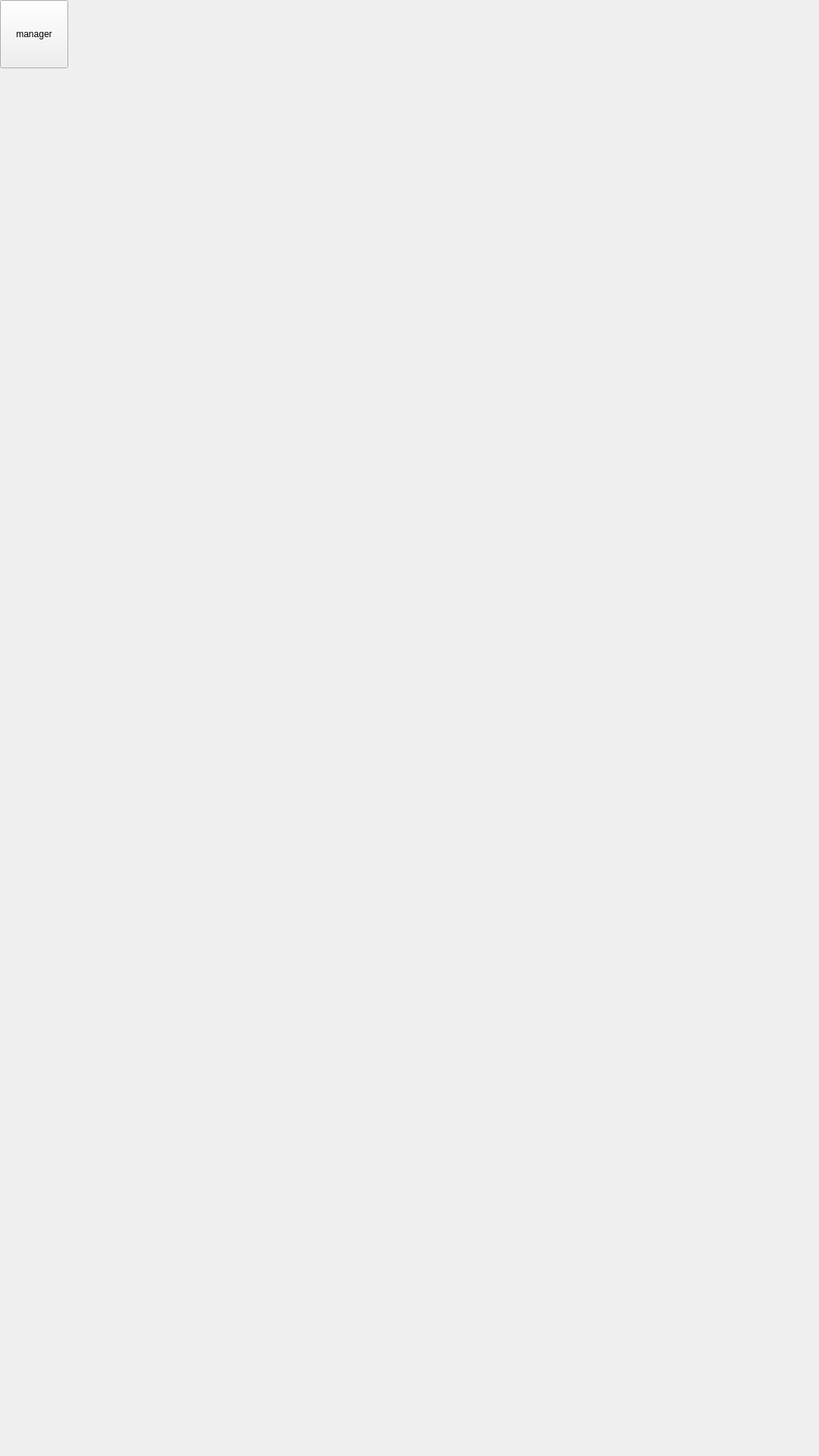
<?xml version="1.0" encoding="UTF-8"?>
<ui version="4.0">
 <class>Widget</class>
 <widget class="QWidget" name="Widget">
  <property name="geometry">
   <rect>
    <x>0</x>
    <y>0</y>
    <width>1080</width>
    <height>1920</height>
   </rect>
  </property>
  <property name="windowTitle">
   <string>Widget</string>
  </property>
  <layout class="QGridLayout" name="gridLayout">
   <property name="leftMargin">
    <number>0</number>
   </property>
   <property name="topMargin">
    <number>0</number>
   </property>
   <property name="rightMargin">
    <number>0</number>
   </property>
   <property name="bottomMargin">
    <number>0</number>
   </property>
   <property name="spacing">
    <number>0</number>
   </property>
   <item row="0" column="0">
    <widget class="QWidget" name="wBg" native="true">
     <widget class="QPushButton" name="btnManager">
      <property name="geometry">
       <rect>
        <x>0</x>
        <y>0</y>
        <width>90</width>
        <height>90</height>
       </rect>
      </property>
      <property name="sizePolicy">
       <sizepolicy hsizetype="Minimum" vsizetype="Maximum">
        <horstretch>0</horstretch>
        <verstretch>0</verstretch>
       </sizepolicy>
      </property>
      <property name="minimumSize">
       <size>
        <width>90</width>
        <height>90</height>
       </size>
      </property>
      <property name="maximumSize">
       <size>
        <width>90</width>
        <height>90</height>
       </size>
      </property>
      <property name="text">
       <string>manager</string>
      </property>
     </widget>
    </widget>
   </item>
  </layout>
 </widget>
 <layoutdefault spacing="6" margin="11"/>
 <resources/>
 <connections/>
</ui>
